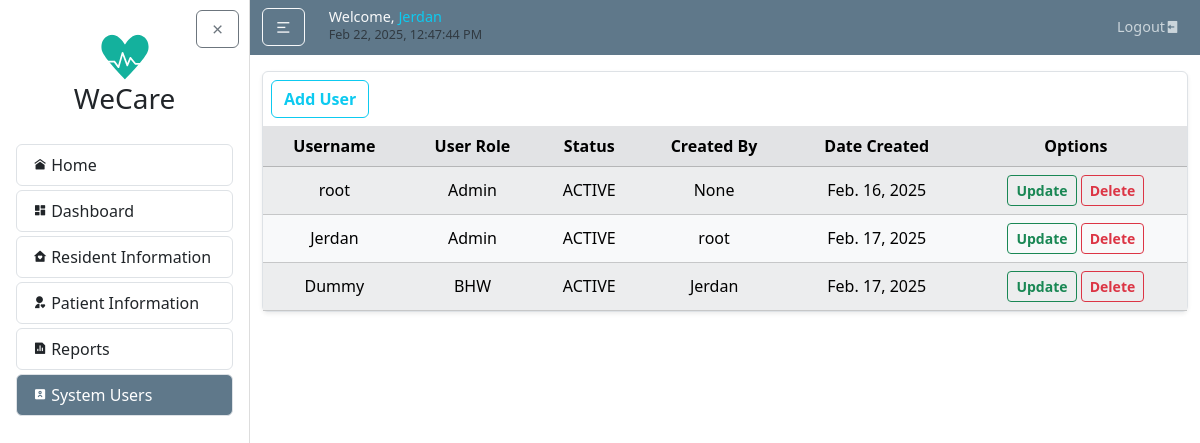
Page /users/ (signed in) on the earlier database version.
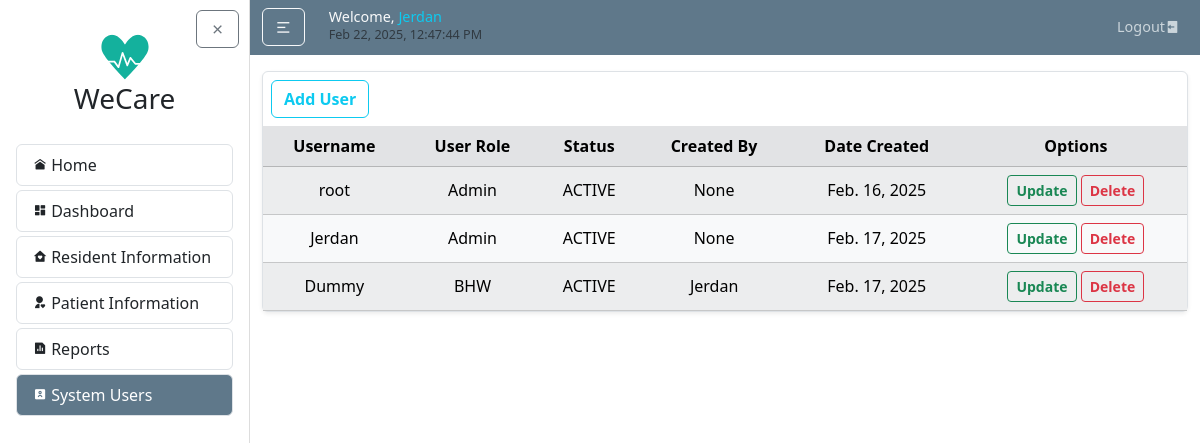
Same page on the later database version.
### users/models.py (models this page shows, shortened)
class UserProfile(models.Model):
    USER_TYPE_CHOICES = [
        ('BHW', 'Barangay Health Worker'),
        ('Doctor', 'Doctor'),
        ('Admin', 'Admin'),
    ]
    STATUS_CHOICES = [
        ('ACTIVE', 'Active'),
        ('INACTIVE', 'Inactive'),
    ]
    user = models.OneToOneField(User, on_delete=models.CASCADE)
    userrole = models.CharField(max_length=10, choices=USER_TYPE_CHOICES, default='BHW')
    status = models.CharField(max_length=8, choices=STATUS_CHOICES, default='ACTIVE')
    created_by = models.ForeignKey(User, related_name='created_user_profiles', on_delete=models.SET_NULL, null=True, blank=True)

### users/views.py (the view)
# urls.py: path('', views.accountlist, name='account-list'),
@login_required
def accountlist(request):
    if not request.user.is_staff:
        return HttpResponseForbidden("You do not have perimission to see accounts list.")
    accounts = UserProfile.objects.all()
    return render(request, 'users/account_list.html', {'accounts': accounts})

### users/templates/users/account_list.html (shortened to what this page needs)
{% extends "home/layout.html" %}
{% block body %}
<article class="content-section border rounded p-0 shadow-sm">
    <a href="{% url "account-create" %}" class="btn btn-outline-info ms-2 mt-2 fw-bold">Add User</a>
    <div class="table-responsive w-100 mt-2">
        <table id="accountsTable" class="table table-light table-striped text-center w-100 m-0">
            <thead class="table-secondary">
                <tr>
                    <th>Username</th>
                    <th>User Role</th>
                    <th>Status</th>
                    <th>Created By</th>
                    <th>Date Created</th>
                    <th>Options</th>
                </tr>
            </thead>
            <tbody>
                {% for account in accounts %}
                    <tr>
                        <td style="vertical-align: middle;">{{ account.user.username }}</td>
                        <td style="vertical-align: middle;">{{ account.userrole }}</td>
                        <td style="vertical-align: middle;">{{ account.status }}</td>
                        <td style="vertical-align: middle;">{{ account.created_by }}</td>
                        <td style="vertical-align: middle;">{{ account.user.date_joined|date:"M. d, Y" }}</td>
                        <td style="vertical-align: middle;">
                            <a href="{% url "account-update" account.pk %}" class="btn btn-sm btn-outline-success fw-bold">Update</a>
                            <a href="{% url "account-delete-confirm" account.pk %}" class="btn btn-sm btn-outline-danger fw-bold">Delete</a>
                        </td>
                    </tr>
                {% endfor %}
            </tbody>
        </table>
    </div>
</article>
{% endblock %}

Differences in the rows shown:
changed UserProfile (number 2 of 3 on the later page): created_by "root" → "None"
